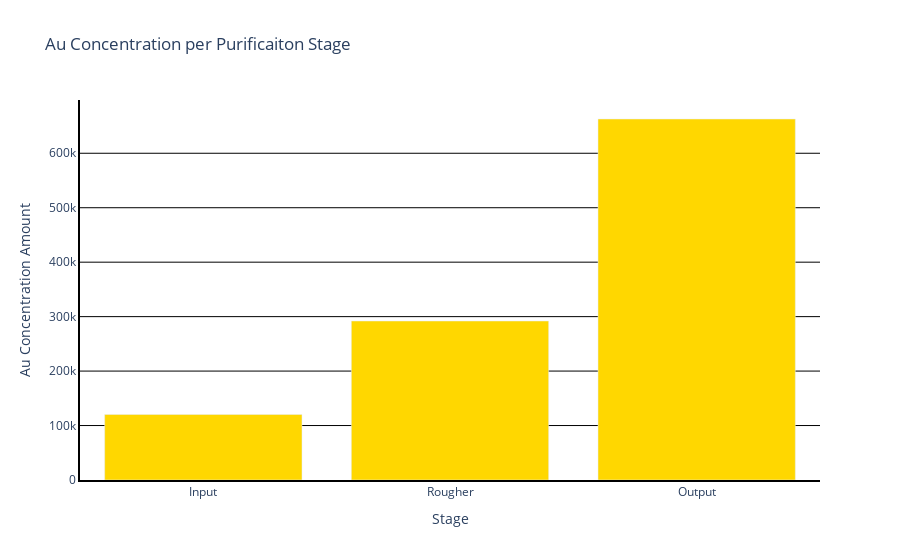

The cell this chart's notebook holds for it:
### Code cell
#Use plotly express to create a bar chart that displays the Au Concentration per Purification Stage.
au_bar = px.bar(au_df, x='Stage', y='Au Concentration Amount', title='Au Concentration per Purificaiton Stage', color_discrete_sequence=['gold'])

#Use update_layout() in order to change the plot color to white and add black gridlines.
au_bar.update_layout(plot_bgcolor='white', yaxis=dict(showgrid=True, gridcolor='black'))

#Use update_yaxes() to display y axis line in black.
au_bar.update_xaxes(showline=True, linewidth=2, linecolor='black')

#Use update_xaxes() to display x axis line in black.
au_bar.update_yaxes(showline=True, linewidth=2, linecolor='black')

#Use the show() method to display the chart.
au_bar.show()

### Figure 1 — Plotly figure (JSON) as saved in the notebook; plotly's stock layout.template omitted (floating-point values rounded to 4 significant figures)
{"data": [{"alignmentgroup": "True", "hovertemplate": "Stage=%{x}<br>Au Concentration Amount=%{y}<extra></extra>", "legendgroup": "", "marker": {"color": "gold", "pattern": {"shape": ""}}, "name": "", "offsetgroup": "", "orientation": "v", "showlegend": false, "textposition": "auto", "type": "bar", "x": ["Input", "Rougher", "Output"], "xaxis": "x", "y": [120300.0, 292000.0, 662900.0], "yaxis": "y"}], "layout": {"barmode": "relative", "legend": {"tracegroupgap": 0}, "plot_bgcolor": "white", "title": {"text": "Au Concentration per Purificaiton Stage"}, "xaxis": {"anchor": "y", "domain": [0, 1], "linecolor": "black", "linewidth": 2, "showline": true, "title": {"text": "Stage"}}, "yaxis": {"anchor": "x", "domain": [0, 1], "gridcolor": "black", "linecolor": "black", "linewidth": 2, "showgrid": true, "showline": true, "title": {"text": "Au Concentration Amount"}}}}
